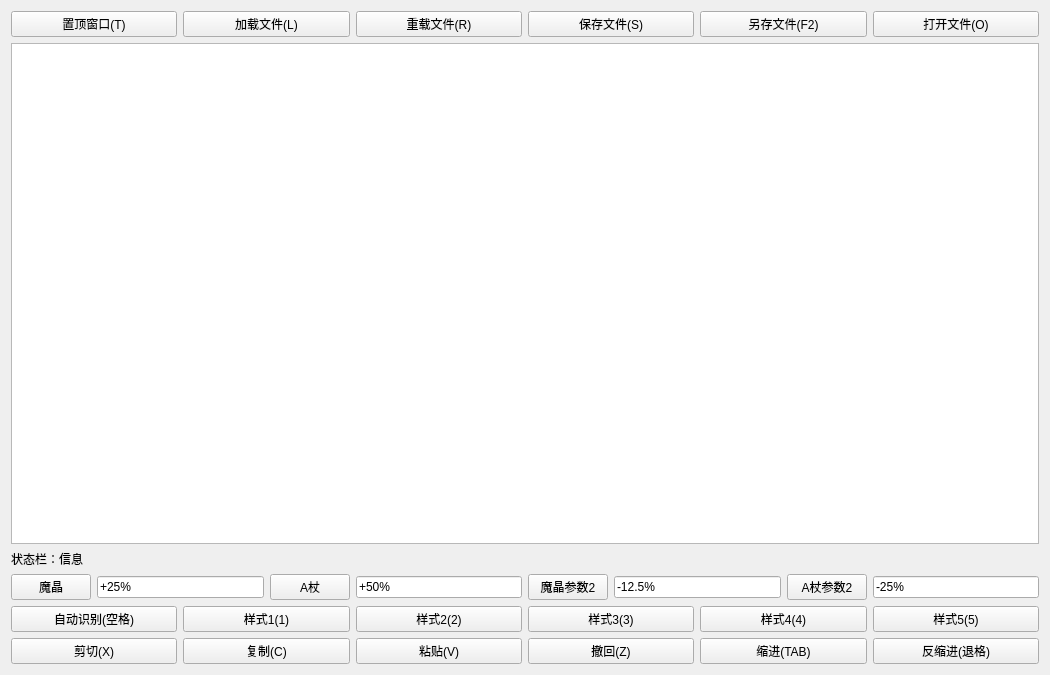
<?xml version="1.0" encoding="UTF-8"?>
<ui version="4.0">
 <class>Form</class>
 <widget class="QWidget" name="Form">
  <property name="geometry">
   <rect>
    <x>0</x>
    <y>0</y>
    <width>1050</width>
    <height>675</height>
   </rect>
  </property>
  <property name="windowTitle">
   <string>Form</string>
  </property>
  <property name="styleSheet">
   <string notr="true">font: 9pt &quot;苹方 粗体&quot;;</string>
  </property>
  <layout class="QVBoxLayout" name="verticalLayout">
   <item>
    <layout class="QHBoxLayout" name="horizontalLayout">
     <item>
      <widget class="QPushButton" name="TopBtn">
       <property name="text">
        <string>置顶窗口(T)</string>
       </property>
      </widget>
     </item>
     <item>
      <widget class="QPushButton" name="LoadBtn">
       <property name="text">
        <string>加载文件(L)</string>
       </property>
      </widget>
     </item>
     <item>
      <widget class="QPushButton" name="ReloadBtn">
       <property name="text">
        <string>重载文件(R)</string>
       </property>
      </widget>
     </item>
     <item>
      <widget class="QPushButton" name="SaveBtn">
       <property name="text">
        <string>保存文件(S)</string>
       </property>
      </widget>
     </item>
     <item>
      <widget class="QPushButton" name="SaveAsBtn">
       <property name="text">
        <string>另存文件(F2)</string>
       </property>
      </widget>
     </item>
     <item>
      <widget class="QPushButton" name="OpenBtn">
       <property name="text">
        <string>打开文件(O)</string>
       </property>
      </widget>
     </item>
    </layout>
   </item>
   <item>
    <widget class="QListView" name="Lv">
     <property name="styleSheet">
      <string notr="true">font: 75 italic 10pt &quot;Consolas&quot;;
color: rgb(0, 85, 0);</string>
     </property>
    </widget>
   </item>
   <item>
    <widget class="QLabel" name="Status">
     <property name="text">
      <string>状态栏：信息</string>
     </property>
    </widget>
   </item>
   <item>
    <layout class="QHBoxLayout" name="horizontalLayout_4">
     <item>
      <widget class="QPushButton" name="pushButton_19">
       <property name="text">
        <string>魔晶</string>
       </property>
      </widget>
     </item>
     <item>
      <widget class="QLineEdit" name="SaLe">
       <property name="text">
        <string>+25%</string>
       </property>
      </widget>
     </item>
     <item>
      <widget class="QPushButton" name="pushButton_21">
       <property name="text">
        <string>A杖</string>
       </property>
      </widget>
     </item>
     <item>
      <widget class="QLineEdit" name="SpLe">
       <property name="text">
        <string>+50%</string>
       </property>
      </widget>
     </item>
     <item>
      <widget class="QPushButton" name="pushButton_22">
       <property name="text">
        <string>魔晶参数2</string>
       </property>
      </widget>
     </item>
     <item>
      <widget class="QLineEdit" name="Sa2Le">
       <property name="text">
        <string>-12.5%</string>
       </property>
      </widget>
     </item>
     <item>
      <widget class="QPushButton" name="pushButton_23">
       <property name="text">
        <string>A杖参数2</string>
       </property>
      </widget>
     </item>
     <item>
      <widget class="QLineEdit" name="Sp2Le">
       <property name="text">
        <string>-25%</string>
       </property>
      </widget>
     </item>
    </layout>
   </item>
   <item>
    <layout class="QHBoxLayout" name="horizontalLayout_2">
     <item>
      <widget class="QPushButton" name="AutoBtn">
       <property name="text">
        <string>自动识别(空格)</string>
       </property>
      </widget>
     </item>
     <item>
      <widget class="QPushButton" name="Style1Btn">
       <property name="text">
        <string>样式1(1)</string>
       </property>
      </widget>
     </item>
     <item>
      <widget class="QPushButton" name="Style2Btn">
       <property name="text">
        <string>样式2(2)</string>
       </property>
      </widget>
     </item>
     <item>
      <widget class="QPushButton" name="Style3Btn">
       <property name="text">
        <string>样式3(3)</string>
       </property>
      </widget>
     </item>
     <item>
      <widget class="QPushButton" name="Style4Btn">
       <property name="text">
        <string>样式4(4)</string>
       </property>
      </widget>
     </item>
     <item>
      <widget class="QPushButton" name="Style5Btn">
       <property name="text">
        <string>样式5(5)</string>
       </property>
      </widget>
     </item>
    </layout>
   </item>
   <item>
    <layout class="QHBoxLayout" name="horizontalLayout_3">
     <item>
      <widget class="QPushButton" name="CutBtn">
       <property name="text">
        <string>剪切(X)</string>
       </property>
      </widget>
     </item>
     <item>
      <widget class="QPushButton" name="CopyBtn">
       <property name="text">
        <string>复制(C)</string>
       </property>
      </widget>
     </item>
     <item>
      <widget class="QPushButton" name="PasteBtn">
       <property name="text">
        <string>粘贴(V)</string>
       </property>
      </widget>
     </item>
     <item>
      <widget class="QPushButton" name="UndoBtn">
       <property name="text">
        <string>撤回(Z)</string>
       </property>
      </widget>
     </item>
     <item>
      <widget class="QPushButton" name="TabBtn">
       <property name="text">
        <string>缩进(TAB)</string>
       </property>
      </widget>
     </item>
     <item>
      <widget class="QPushButton" name="BackBtn">
       <property name="text">
        <string>反缩进(退格)</string>
       </property>
      </widget>
     </item>
    </layout>
   </item>
  </layout>
 </widget>
 <resources/>
 <connections/>
</ui>
